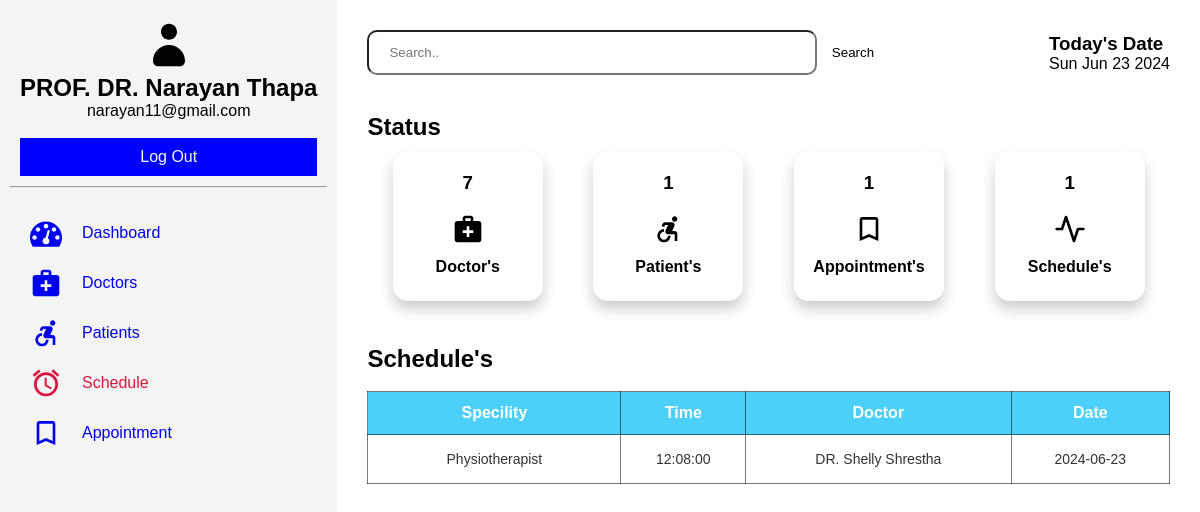
/doctor/schedule.php (signed in), run on the app's committed database.
### tables this page shows
CREATE TABLE `doctor` (
  `id` int(11) NOT NULL,
  `fname` varchar(60) NOT NULL,
  `email` varchar(60) NOT NULL,
  `password` varchar(60) NOT NULL,
  `phone` varchar(60) NOT NULL,
  `image_name` varchar(255) NOT NULL,
  `image_path` varchar(255) NOT NULL,
  `sid` int(11) DEFAULT NULL,
  `created_at` timestamp NULL DEFAULT current_timestamp()
);

CREATE TABLE `schedule` (
  `id` int(11) NOT NULL,
  `sid` int(11) NOT NULL,
  `time` time NOT NULL,
  `did` int(11) NOT NULL,
  `date` date NOT NULL
);

CREATE TABLE `specialities` (
  `id` int(11) NOT NULL,
  `title` varchar(60) NOT NULL,
  `description` text NOT NULL,
  `image_name` varchar(60) NOT NULL,
  `image_path` varchar(255) NOT NULL,
  `created_at` timestamp NULL DEFAULT current_timestamp()
);

### doctor/schedule.php (the view, shortened to what this page needs)
<?php
    include('../connection.php');
    $sql = "SELECT sp.id, sp.title, sc.time, doc.fname, sc.date from schedule as sc INNER JOIN specialities as sp ON sc.sid = sp.id INNER JOIN doctor as doc ON sc.did = doc.id";
    $result = mysqli_query($conn, $sql);
    $useremail = $_SESSION["username"];
    $usql = "SELECT fname FROM doctor where email='$useremail';";
    $uresult = mysqli_query($conn, $usql);
    $urow = mysqli_fetch_assoc($uresult);
?>
<!DOCTYPE html>
<html lang="en">
<head>
    <link rel="stylesheet" href="../assets/dash1.css">
</head>
<body>
    <section class="dashboard">
        <div class="sidebar">
            <header>
                <svg class="icon icon-user"><use xlink:href="#icon-user"></use></svg>
                <h1><?php echo $urow['fname']; ?></h1>
                <p><?php echo "". $_SESSION["username"].""; ?></p><br>
                <a href="../doctor/logout.php">Log Out</a>
            </header>
            <hr>
            <div class="sidebar-items">
                <ul>
                    <li><a href="../doctor/dash.php"><svg class="icon icon-dashboard"><use xlink:href="#icon-dashboard"></use></svg>Dashboard</a></li>
                    <li><a href="../doctor/doctor.php"><svg class="icon icon-medical_services"><use xlink:href="#icon-medical_services"></use></svg>Doctors</a></li>
                    <li><a href="../doctor/patients.php"><svg class="icon icon-accessible_forward"><use xlink:href="#icon-accessible_forward"></use></svg>Patients</a></li>
                    <li class="active"><a href="../doctor/schedule.php"><svg class="icon icon-access_alarms"><use xlink:href="#icon-access_alarms"></use></svg>Schedule</a></li>
                    <li><a href="../doctor/appoint.php"><svg class="icon icon-bookmark_outline"><use xlink:href="#icon-bookmark_outline"></use></svg>Appointment</a></li>
                </ul>
            </div>
        </div>
        <section class="main">
            <div class="head">
                <div class="search-bar">
                    <input type="text" placeholder="Search..">
                    <button type="submit">Search</button>
                </div>
                <div class="date-container">
                    <h1>Today's Date</h1>
                    <p id="date"></p>
                </div>
            </div><br>
            <div class="status">
                <div class="status-bar">
                    <h2>Status</h2>
                </div>
                <div class="dash-collection">
                    <div class="doc">
                        <?php
                            $dsql = "SELECT * FROM doctor";
                            $dresult = mysqli_query($conn, $dsql);
                            if($drow = mysqli_num_rows($dresult)){
                                echo '<h3>'.$drow.'</h3>';
                            }else{
                                echo '<h3>0</h3>';
                            }
                        ?>
                        <svg class="icon icon-medical_services"><use xlink:href="#icon-medical_services"></use></svg><br>
                        <h4>Doctor's</h4><br>
                    </div>
                    <div class="doc">
                        <?php
                            $psql = "SELECT * FROM patient";
                            $presult = mysqli_query($conn, $psql);
                            if($prow = mysqli_num_rows($presult)){
                                echo '<h3>'.$prow.'</h3>';
                            }else{
                                echo '<h3>0</h3>';
                            }
                        ?>
                        <svg class="icon icon-accessible_forward"><use xlink:href="#icon-accessible_forward"></use></svg><br>
                        <h4>Patient's</h4><br>
                    </div>
                    <div class="doc">
                        <?php
                            $asql = "SELECT * FROM appointment";
                            $aresult = mysqli_query($conn, $asql);
                            if($arow = mysqli_num_rows($aresult)){
                                echo '<h3>'.$arow.'</h3>';
                            }else{
                                echo '<h3>0</h3>';
                            }
                        ?>
                        <svg class="icon icon-bookmark_outline"><use xlink:href="#icon-bookmark_outline"></use></svg><br>
                        <h4>Appointment's</h4><br>
                    </div>
                    <div class="doc">
                        <?php
                            $ssql = "SELECT * FROM schedule";
                            $sresult = mysqli_query($conn, $ssql);
                            if($srow = mysqli_num_rows($sresult)){
                                echo '<h3>'.$srow.'</h3>';
                            }else{
                                echo '<h3>0</h3>';
                            }
                        ?>
                        <svg class="icon icon-activity"><use xlink:href="#icon-activity"></use></svg><br>
                        <h4>Schedule's</h4><br>
                    </div>
                </div>
            </div><br>
            <div class="tabular">
                    <h2>Schedule's</h2><br>
                    <table class="table-container">
                        <thead>
                            <tr>
                                <th>Specility</th>
                                <th>Time</th>
                                <th>Doctor</th>
                                <th>Date</th>
                            </tr>
                        </thead>
                        <tbody>
                            <tr>
                                <?php
                                    while($row = mysqli_fetch_assoc($result)){
                                ?>
                                    <td style="padding: 16px;"><?php echo $row['title'];?></td>
                                    <td><?php echo $row['time'] ?></td>
                                    <td><?php echo $row['fname'] ?></td>
                                    <td><?php echo $row['date'] ?></td>
                            </tr>
                                <?php
                                    }
                                ?>
                        </tbody>
                    </table>
                </div>
        </section>
    </section>
</body>
</html>

### assets/dash1.css (style rules this page uses)
* { margin: 0; padding: 0; box-sizing: border-box; }
body { font-family: Arial, sans-serif; }
.dashboard { display: grid; grid-template-columns: auto 2fr; grid-template-rows: auto 1fr; grid-template-areas: "header header" "sidebar main"; height: 100vh; }
.dashboard a { text-decoration: none; display: flex; gap: 20px; text-align: center; align-items: center; justify-content: center; }
header { grid-area: header; color: #000000; padding: 10px; text-align: center; }
header a { padding: 8px; }
header p { display: flex; text-align: center; align-items: center; justify-content: center; }
.sidebar { grid-area: sidebar; background: #f4f4f4; padding: 10px; height: auto; position: relative; }
.sidebar header>a { border: 2px solid blue; color: #f4f4f4; background-color: blue; }
.sidebar-items ul { display: flexbox; margin: 20px; text-align: center; text-decoration: none; justify-content: space-between; }
.sidebar-items li { display: flex; text-align: center; align-items: center; list-style: none; justify-content: space-between; }
li.active a { color: crimson; }
.main { grid-area: main; margin: 10px; padding: 20px; }
.head { display: flex; width: 100%; text-align: center; align-items: center; justify-content: space-between; }
.head h1, p { display: block; text-align: start; align-items: center; }
.search-bar { width: 70%; height: 45px; display: flex; gap: 5px; }
.search-bar input { padding: 20px; width: 80%; border-radius: 10px; }
.search-bar button { border: none; background-color: transparent; }
.date-container { text-align: center; }
.banner>h2, h3 { padding: 10px; }
.status { display: block; margin-top: 20px; }
.status .status-bar h2 { font-size: 200; }
.dash-collection { display: flex; flex-wrap: wrap; gap: -20px; text-align: center; justify-content: space-around; }
.dash-collection .doc { border: 1px solid rgb(255, 255, 255); border-radius: 15px; box-shadow: 0 8px 14px 0 rgba(0,0,0,0.2); height: 150px; width: 150px; margin: 10px; padding: 10px; }
.tabular { background: #fff; margin-top: 1rem; }
.table-container { width: 100%; text-align: center; }
thead { background-color: rgb(76, 208, 249); color: #fff; }
th, td, thead, tr, table { border: 1px solid rgba(0, 0, 0, 0.525); border-collapse: collapse; }
th { padding: 12px; font-size: 16px; }
td { padding: 4px; color: #333; font-size: 14px; font-weight: 400; }
.date-group label, input, button { padding: 10px; border-radius: 5px; }
.icon { display: inline-block; width: 70px; height: 50px; stroke-width: 0; stroke: currentColor; fill: currentColor; }
.icon-user { width: 2em; }
.icon-dashboard, .icon-medical_services, .icon-accessible_forward, .icon-access_alarms, .icon-bookmark_outline, .icon-activity, .icon-person_add_alt_1, .icon-add_alarm, .icon-text-document, .icon-cog, .icon-upload, .icon-user-plus, .icon-update, .icon-injection, .icon-checkmark { width: 2em; }

### data on the page
doctor: fname "PROF. DR. Narayan Thapa"
schedule: sid.title "Physiotherapist", time "12:08:00", did.fname "DR. Shelly Shrestha", date "2024-06-23"

### other printed values
$_SESSION["username"] "narayan11@gmail.com"
$drow "7"
$prow "1"
$arow "1"
$srow "1"
